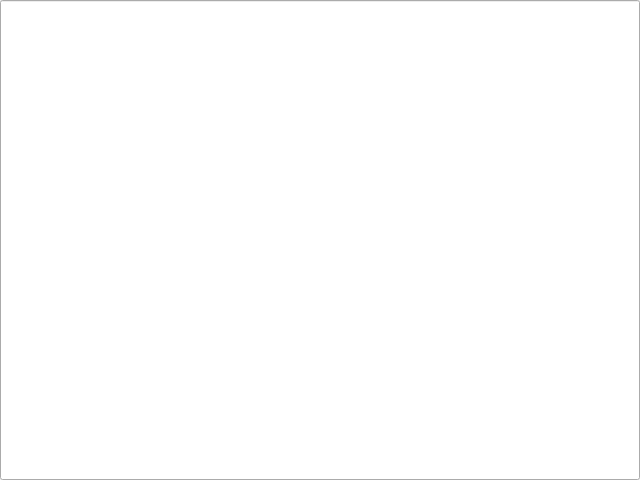
<?xml version="1.0" encoding="UTF-8"?>
<!-- SPDX-License-Identifier: MIT -->
<ui version="4.0">
 <class>LineEditHost</class>
 <widget class="QLineEdit" name="LineEditHost">
  <property name="geometry">
   <rect>
    <x>0</x>
    <y>0</y>
    <width>640</width>
    <height>480</height>
   </rect>
  </property>
  <property name="windowTitle">
   <string>QLineEdit</string>
  </property>
  <property name="toolTip">
   <string>QLineEdit host</string>
  </property>
 </widget>

</ui>
